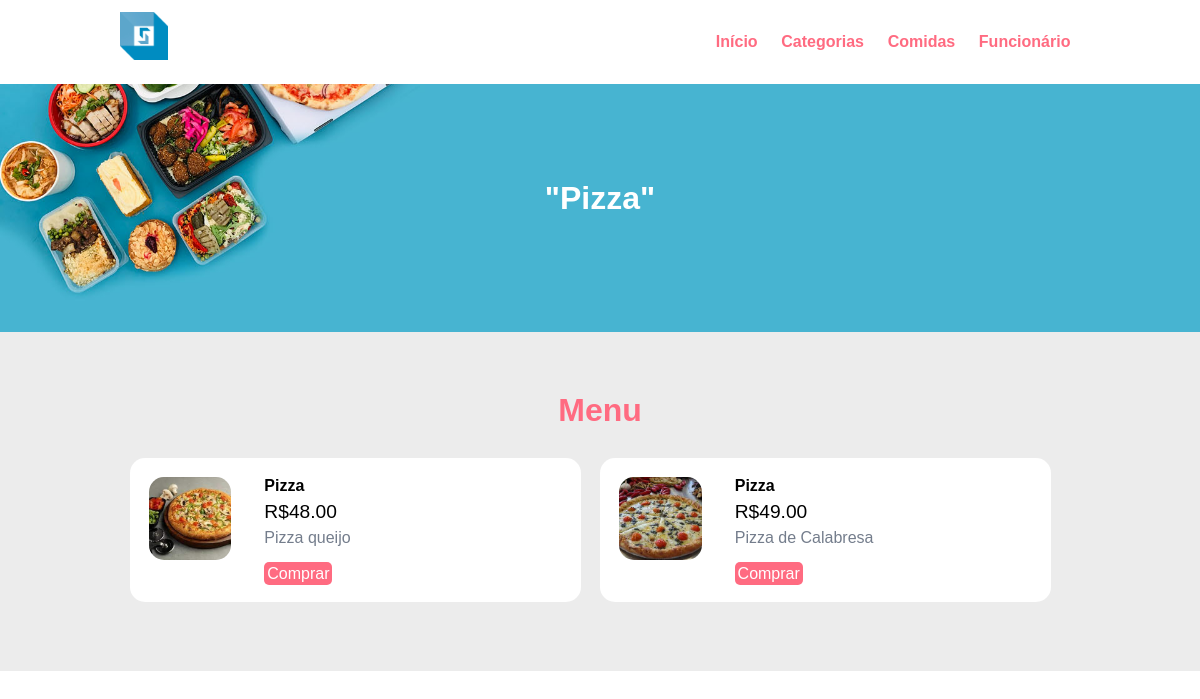
The app's page /category-foods.php?category_id=4 with its own data.
### tables this page shows
CREATE TABLE `tbl_category` (
  `id` int(10) UNSIGNED NOT NULL,
  `title` varchar(100) NOT NULL,
  `image_name` varchar(255) NOT NULL,
  `featured` varchar(10) NOT NULL,
  `active` varchar(10) NOT NULL
);

CREATE TABLE `tbl_food` (
  `id` int(10) UNSIGNED NOT NULL,
  `title` varchar(100) NOT NULL,
  `description` text NOT NULL,
  `price` decimal(10,2) NOT NULL,
  `image_name` varchar(255) NOT NULL,
  `category_id` int(10) UNSIGNED NOT NULL,
  `featured` varchar(10) NOT NULL,
  `active` varchar(10) NOT NULL
);

### category-foods.php (the view)
<?php include('partials-front/menu.php');
?>
<?php
if(isset($_GET['category_id'])) {
    $category_id=$_GET['category_id'];
    $sql="SELECT title FROM tbl_category WHERE id=$category_id";
    $res=mysqli_query($conn, $sql);
    $row=mysqli_fetch_assoc($res);
    $category_title=$row['title'];
}
else {
    header('location:'.SITEURL);
}
?>
<section class="food-search text-center">
    <div class="container">
        <h2><a href="#" class="text-white">"<?php echo $category_title; ?>"</a></h2>
    </div>
</section>
<section class="food-menu">
    <div class="container">
        <h2 class="text-center">Menu</h2><?php $sql2="SELECT * FROM tbl_food WHERE category_id=$category_id";
$res2=mysqli_query($conn, $sql2);
$count2=mysqli_num_rows($res2);
if($count2>0) {
    while($row2=mysqli_fetch_assoc($res2)) {
        $id=$row2['id'];
        $title=$row2['title'];
        $price=$row2['price'];
        $description=$row2['description'];
        $image_name=$row2['image_name'];
        ?><div class="food-menu-box">
            <div class="food-menu-img"><?php if($image_name=="") {
            echo "<div class='error'>Imagem Indisponível.</div>";
        }
        else {
            ?><img src="<?php echo SITEURL; ?>images/food/<?php echo $image_name; ?>" alt="Lanches"
                    class="img-responsive img-curve"><?php
        }
        ?>
            </div>
            <div class="food-menu-desc">
                <h4><?php echo $title;
        ?>
                </h4>
                <p class="food-price">R$<?php echo $price;
        ?></p>
                <p class="food-detail"><?php echo $description;
        ?>
        </p>
        <br>
        <a href="<?php echo SITEURL; ?>order.php?food_id=<?php echo $id; ?>" class="btn btn-primary">Comprar</a>
            </div>
        </div><?php
    }
}
else {
    echo "<div class='error'>Indisponível</div>";
}
?><div class="clearfix"></div>
    </div>
</section>

### css/style.css (style rules this page uses)
* { margin: 0 0; padding: 0 0; font-family: Arial, Helvetica, sans-serif; }
.container { width: 80%; margin: 0 auto; padding: 1%; }
.img-responsive { width: 100%; }
.img-curve { border-radius: 15px; }
.text-center { text-align: center; }
.text-white { color: white; }
a { color: #ff6b81; text-decoration: none; }
.btn { padding: 1%; border: none; font-size: 1rem; border-radius: 5px; }
.btn-primary { background-color: #ff6b81; color: white; cursor: pointer; }
h2 { color: #ff6b81; font-size: 2rem; margin-bottom: 2%; }
.food-search { background-image: url(../images/bg.jpg); background-size: cover; background-repeat: no-repeat; background-position: center; padding: 7% 0; }
.food-menu { background-color: #ececec; padding: 4% 0; }
.food-menu-box { width: 43%; margin: 1%; padding: 2%; float: left; background-color: white; border-radius: 15px; }
.food-menu-img { width: 20%; float: left; }
.food-menu-desc { width: 70%; float: left; margin-left: 8%; }
.food-price { font-size: 1.2rem; margin: 2% 0; }
.food-detail { font-size: 1rem; color: #747d8c; }

### records on screen
tbl_category: title "Pizza"
tbl_food: image_name (picture), title "Pizza", price "48.00", description "Pizza queijo"
tbl_food: image_name (picture), title "Pizza", price "49.00", description "Pizza de Calabresa"
